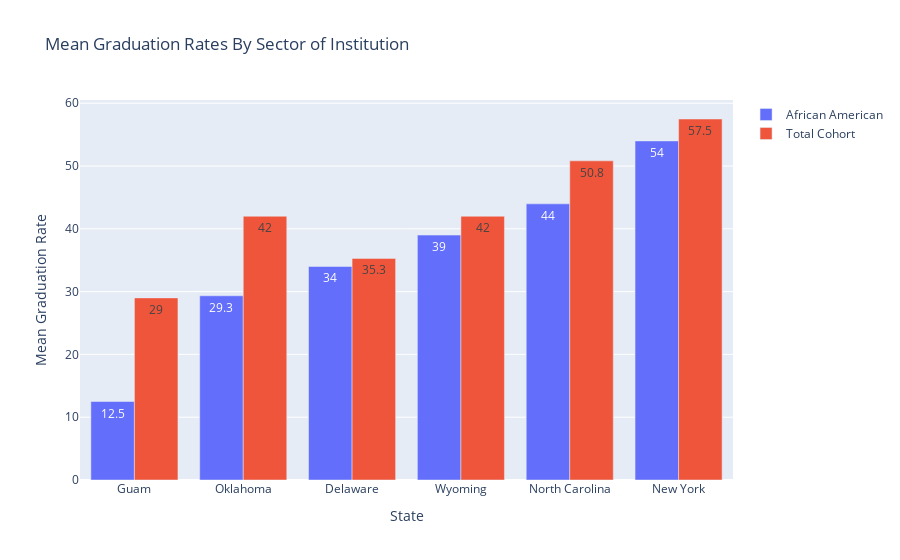

The code cell stored with this chart in its notebook:
### Code cell
state_yblack = grad_rate_by_state[black].to_numpy()[0:51:10]
state_y = grad_rate_by_state[total].to_numpy()[0:51:10]

fig = go.Figure(
    data = [
        go.Bar(x=grad_rate_by_state.index[0:51:10], y= state_yblack, 
               text=np.round(state_yblack, 1), name="African American"),
        go.Bar(x=grad_rate_by_state.index[0:51:10], y=state_y, 
               text=np.round(state_y, 1), name="Total Cohort")
    ]
)

fig.update_layout(
    title="Mean Graduation Rates By State",
    xaxis={
        'title': "State"
    },
    yaxis={
        'title': 'Mean Graduation Rate'
    }
)
fig.show()

### Figure 1 — Plotly figure (JSON) as saved in the notebook; plotly's stock layout.template omitted (floating-point values rounded to 4 significant figures)
{"data": [{"name": "African American", "text": [12.5, 29.3, 34, 39, 44, 54], "type": "bar", "x": ["Guam", "Oklahoma", "Delaware", "Wyoming", "North Carolina", "New York"], "y": [12.5, 29.33, 34, 39, 43.97, 53.99]}, {"name": "Total Cohort", "text": [29, 42, 35.3, 42, 50.8, 57.5], "type": "bar", "x": ["Guam", "Oklahoma", "Delaware", "Wyoming", "North Carolina", "New York"], "y": [29, 42, 35.29, 42, 50.82, 57.48]}], "layout": {"title": {"text": "Mean Graduation Rates By Sector of Institution"}, "xaxis": {"title": {"text": "State"}}, "yaxis": {"title": {"text": "Mean Graduation Rate"}}}}
